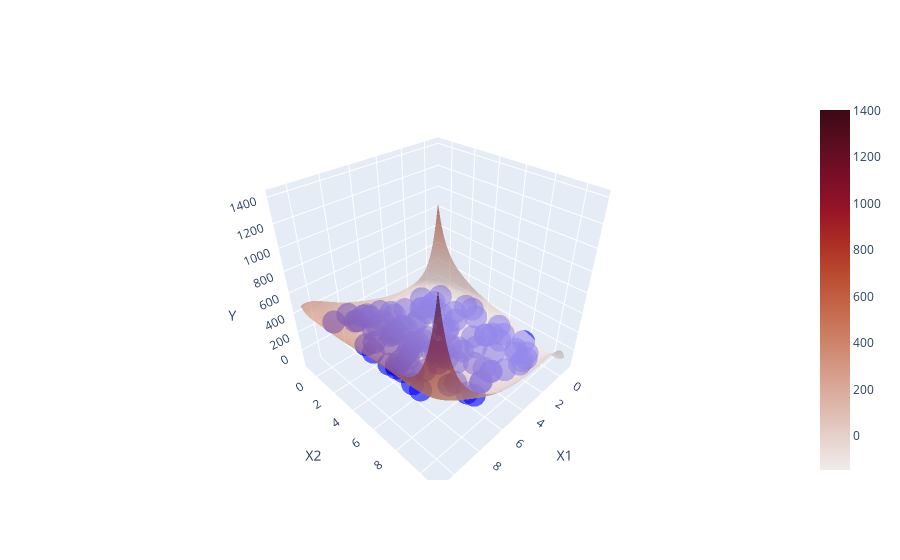

The notebook cell saved with this chart:
### Code cell
y_true = np.dot(np.column_stack([X[:, 0]**2, X[:, 1], np.ones(n_samples)]), coef)
y_noise = np.random.normal(0, 2, n_samples) # Adicionando ruído aos dados
y = y_true + y_noise
# Criando a matriz de features polinomiais
poly = PolynomialFeatures(degree=8, include_bias=True)
X_poly = poly.fit_transform(X)
# Treinando o modelo de regressão polinomial
model = LinearRegression()
model.fit(X_poly, y)

# Gerando pontos na malha para plotar a superfície de decisão
x1_min, x1_max = X[:, 0].min() - 1, X[:, 0].max() + 1
x2_min, x2_max = X[:, 1].min() - 1, X[:, 1].max() + 1
x1_mesh, x2_mesh = np.meshgrid(np.arange(x1_min, x1_max, 0.1),
np.arange(x2_min, x2_max, 0.1))
X_mesh = np.column_stack([x1_mesh.ravel(), x2_mesh.ravel()])
X_mesh_poly = poly.transform(X_mesh)
y_mesh = model.predict(X_mesh_poly)
y_mesh = y_mesh.reshape(x1_mesh.shape)
# Criando o gráfico 3D
fig = go.Figure(data=[
go.Scatter3d(x=X[:, 0], y=X[:, 1], z=y, mode='markers', marker=dict(color='blue', opacity=0.6), name='Dados'),
go.Surface(x=x1_mesh, y=x2_mesh, z=y_mesh, colorscale='amp', opacity=0.6, name='Superfície de Decisão')
])



# Configurando o layout do gráfico
fig.update_layout(scene=dict(
xaxis_title='X1',
yaxis_title='X2',
zaxis_title='Y',
aspectmode='auto'
))
# Exibindo o gráfico
fig.show()

### Figure 1 — Plotly figure (JSON) as saved in the notebook; plotly's stock layout.template omitted (floating-point values rounded to 4 significant figures; data arrays with more than 128 entries replaced by an {"elided": "..."} marker saying what was removed)
{"data": [{"marker": {"color": "blue", "opacity": 0.6}, "mode": "markers", "name": "Dados", "type": "scatter3d", "x": [5.488, 6.028, 4.237, 4.376, 9.637, 7.917, 5.68, 0.7104, 0.2022, 7.782, 9.786, 4.615, 1.183, 1.434, 5.218, 2.646, 4.562, 0.1879, 6.121, 9.437, 3.595, 6.976, 6.668, 2.104, 3.154, 5.702, 9.884, 2.089, 6.531, 4.663, 1.59, 6.563, 1.966, 8.21, 8.379, 9.765, 9.768, 7.393, 2.828, 2.961, 3.18, 0.6415, 5.666, 5.232, 5.759, 3.186, 1.318, 2.894, 5.865, 8.289, 6.778, 7.352, 2.488, 5.92, 2.231, 4.471, 6.995, 8.138, 8.811, 8.817, 7.253, 9.561, 4.239, 0.1919, 6.602, 6.18, 1.355, 5.7, 5.743, 6.521, 8.965, 4.359, 8.062, 1.002, 7.142, 1.494, 1.625, 1.238, 8.073, 4.072, 6.974, 7.221, 9.755, 0.1171, 7.3, 5.21, 2.0, 7.937, 3.454, 7.044, 1.647, 5.772, 9.342, 5.356, 7.301, 3.982, 1.862, 7.396, 2.274, 0.5803], "y": [7.152, 5.449, 6.459, 8.918, 3.834, 5.289, 9.256, 0.8713, 8.326, 8.7, 7.992, 7.805, 6.399, 9.447, 4.147, 7.742, 5.684, 6.176, 6.169, 6.818, 4.37, 0.6023, 6.706, 1.289, 3.637, 4.386, 1.02, 1.613, 2.533, 2.444, 1.104, 1.382, 3.687, 0.971, 0.961, 4.687, 6.048, 0.3919, 1.202, 1.187, 4.143, 6.925, 2.654, 0.9394, 9.293, 6.674, 7.163, 1.832, 0.2011, 0.04695, 2.7, 9.622, 5.762, 5.723, 9.527, 8.464, 2.974, 3.965, 5.813, 6.925, 5.013, 6.44, 6.064, 3.016, 2.901, 4.288, 2.983, 5.909, 6.532, 4.314, 3.676, 8.919, 7.039, 9.195, 9.988, 8.681, 6.156, 8.48, 5.691, 0.6917, 4.535, 8.664, 8.558, 3.6, 1.716, 0.5434, 0.1852, 2.239, 9.281, 0.3184, 6.215, 2.379, 6.14, 5.899, 3.119, 2.098, 9.444, 4.905, 2.544, 4.344], "z": [99.57, 128.2, 51.25, 53.06, 359.6, 235.9, 102.1, 1.299, -26.69, 218.5, 362.2, 63.95, -12.22, -17.93, 99.29, 1.224, 72.09, -15.61, 132.1, 337.0, 41.57, 194.6, 155.7, 19.97, 30.67, 120.9, 388.3, 17.69, 165.6, 82.86, 6.707, 172.6, 7.776, 271.3, 278.7, 368.4, 370.1, 217.3, 30.11, 35.79, 30.21, -15.96, 121.7, 109.4, 104.2, 25.89, -12.78, 28.65, 140.3, 275.8, 175.0, 186.6, 10.85, 124.7, -6.944, 58.73, 186.5, 253.6, 294.3, 292.4, 197.3, 347.7, 55.55, -7.115, 166.2, 140.3, 0.9419, 112.4, 112.0, 158.5, 312.2, 55.75, 239.5, -19.68, 177.6, -17.49, -4.359, -19.68, 240.3, 67.46, 179.4, 185.5, 355.6, -5.425, 212.1, 108.1, 16.07, 244.8, 20.98, 199.0, -6.524, 128.5, 333.8, 99.76, 204.3, 56.26, -9.735, 204.7, 13.75, -10.73]}, {"colorscale": [[0, "rgb(241, 236, 236)"], [0.09091, "rgb(230, 209, 203)"], [0.1818, "rgb(221, 182, 170)"], [0.2727, "rgb(213, 156, 137)"], [0.3636, "rgb(205, 129, 103)"], [0.4545, "rgb(196, 102, 73)"], [0.5455, "rgb(186, 74, 47)"], [0.6364, "rgb(172, 44, 36)"], [0.7273, "rgb(149, 19, 39)"], [0.8182, "rgb(120, 14, 40)"], [0.9091, "rgb(89, 13, 31)"], [1, "rgb(60, 9, 17)"]], "name": "Superfície de Decisão", "opacity": 0.6, "type": "surface", "x": {"elided": "120x118 float values"}, "y": {"elided": "120x118 float values"}, "z": {"elided": "120x118 float values"}}], "layout": {"scene": {"aspectmode": "auto", "xaxis": {"title": {"text": "X1"}}, "yaxis": {"title": {"text": "X2"}}, "zaxis": {"title": {"text": "Y"}}}}}
